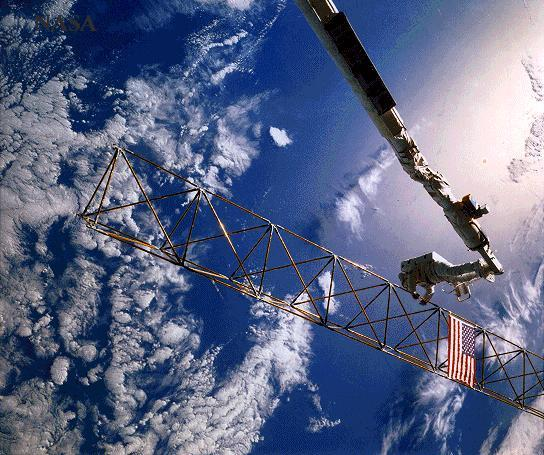
//> input picture astronaut.jpg, 544 x 455 px
$ ./program5 astronaut.jpg   (built with g++ and OpenCV 4)
//> lines starting //> are read from the running program, lines starting //| are printed output that depends on the picture
 /***************************************
* Program 5 for 4420 Assignment 4      *
* Author: Allie Robbins                *
* Language: C++ with OpenCV libraries  *
***************************************/

#include "assignment4.h"

/* Function prototypes */
void callbackFunction(int, void *);

int main(int argc, char *argv[]) {

    /* Variable declarations */
    int position;

    /* Check to make sure an image and n value was given */
    if (argc == 1) {
      printf("You did not provide enough arguments. Ending program 5.\n");
      exit(EXIT_FAILURE);
    }

    /* Assign the input image from command line args - CV_LOAD_IMAGE_COLOR / CV_8UC1 */
    Mat image = imread(argv[1], CV_8UC1);
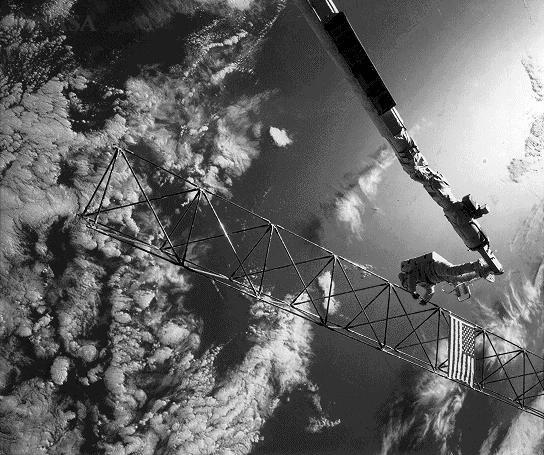
//> image: 455 rows x 544 cols, CV_8UC1; min 0, max 255, mean 101.9

    /* Make sure the images can be found/opened */
    if (image.empty()) {
      printf("There was an error opening the image. Ending program 5.\n");
      exit(EXIT_FAILURE);
    }

    /* Calculate the max value of n */
    int maxPostion = max(image.cols, image.rows);
//> maxPostion = 544

    /* Declare the final pastel image window */
    namedWindow("Pastel Image");

    /* Declare the trackbar using the createTrackbar() fuction */
    createTrackbar("Trackbar", "Pastel Image", &position, maxPostion, callbackFunction, &image);

    /* Display the final pastel image */
    imshow("Pastel Image", image);

    /* Pause to admire image(s) */
    waitKey(0);

    /* End of program 5 */
    return 0;
}

/* Callback function for the trackbar */
void callbackFunction(int position, void *inputImage) {
//> called with position = 0

    /* Declare the image to be blurred */
    Mat *image = (Mat*)inputImage;
    Mat pastelImage = image->clone();

    /* Declare the boundaries of the iamge */
    int topBoundry = position;
    int bottomBoundry = pastelImage.rows - position;
    int leftBoundry = position;
    int rightBoundry = pastelImage.cols - position;

    /* Apply the pastel blur to the image */
    for (int i = 0; i < pastelImage.rows; i++) {
      for (int j = 0; j < pastelImage.cols; j++) {

        double distance;

        /* Turn boundary pixels white */
        if (((j + 1) == pastelImage.cols) || (j == 0))
          pastelImage.at<uchar>(i, j) = 255;

        if (((i + 1) == pastelImage.rows) || (i == 0))
          pastelImage.at<uchar>(i, j) = 255;

        /* Apply the pastel color to all internal pixels */
        if (j < leftBoundry) {
          distance = findDistance(Point(j, i), Point(0, i));
          pastelImage.at<uchar>(i, j) = findPastelValue(position, pastelImage.at<uchar>(i, j), distance);
        } else if (j > rightBoundry) {
          distance = findDistance(Point(j, i), Point(pastelImage.cols, i));
          pastelImage.at<uchar>(i, j) = findPastelValue(position, pastelImage.at<uchar>(i, j), distance);
        }

        if (i < topBoundry) {
          distance = findDistance(Point(j, 0), Point(j, i));
          pastelImage.at<uchar>(i, j) = findPastelValue(position, pastelImage.at<uchar>(i, j), distance);
        } else if (i > bottomBoundry) {
          distance = findDistance(Point(j, i), Point(j, pastelImage.rows));
          pastelImage.at<uchar>(i, j) = findPastelValue(position, pastelImage.at<uchar>(i, j), distance);
        }
      }
    }

    /* Display the blurred image to the screen */
    imshow("Pastel Image", pastelImage);
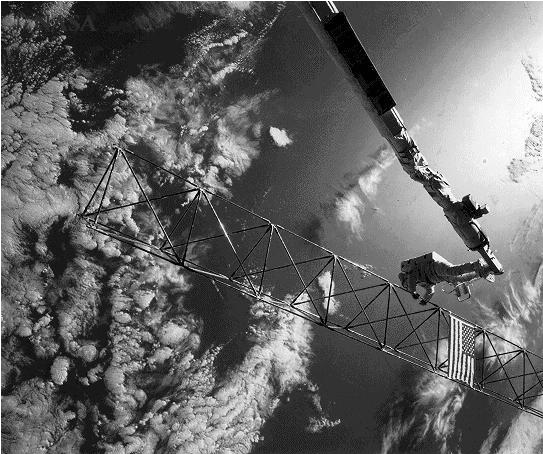
//> window 'Pastel Image': 455 rows x 544 cols, CV_8UC1; min 0, max 255, mean 103.1
  }

/* Function to find the pastel value of a pixel */
int findPastelValue(int position, int pixel, double distance) {
    double pastel = (double)(pixel) + ((((double)position - distance) / (double)position) * double((255 - pixel)));
    return (int)pastel;
}

/* Function to calculate the distance of 2 points */
double findDistance(Point pos1, Point pos2) {
    double x = pow((pos1.x - pos2.x), 2);
    double y = pow((pos1.y - pos2.y), 2);
    return sqrt(x + y);
}
